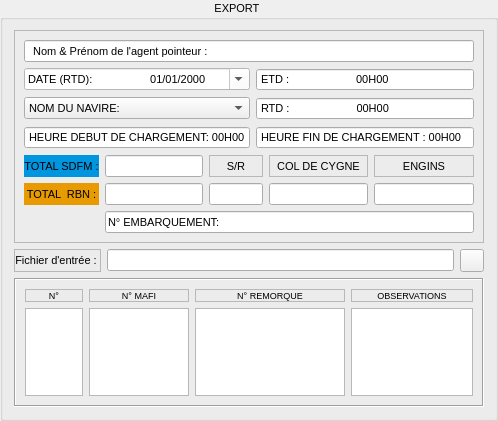
        <widget class="QGroupBox" name="groupBox_3">
         <property name="geometry">
          <rect>
           <x>702</x>
           <y>95</y>
           <width>301</width>
           <height>421</height>
          </rect>
         </property>
         <property name="font">
          <font>
           <family>MS Shell Dlg 2</family>
           <pointsize>8</pointsize>
          </font>
         </property>
         <property name="title">
          <string>                            EXPORT                                    </string>
         </property>
         <property name="alignment">
          <set>Qt::AlignCenter</set>
         </property>
         <property name="flat">
          <bool>false</bool>
         </property>
         <property name="checkable">
          <bool>false</bool>
         </property>
         <layout class="QGridLayout" name="gridLayout_4">
          <item row="0" column="0" colspan="3">
           <widget class="QFrame" name="frame_2">
            <property name="maximumSize">
             <size>
              <width>16777215</width>
              <height>220</height>
             </size>
            </property>
            <property name="font">
             <font>
              <family>MS Shell Dlg 2</family>
              <pointsize>8</pointsize>
             </font>
            </property>
            <property name="frameShape">
             <enum>QFrame::StyledPanel</enum>
            </property>
            <property name="frameShadow">
             <enum>QFrame::Sunken</enum>
            </property>
            <layout class="QGridLayout" name="gridLayout_2">
             <item row="2" column="3" colspan="3">
              <widget class="QTimeEdit" name="timeEdit_11">
               <property name="alignment">
                <set>Qt::AlignLeading|Qt::AlignLeft|Qt::AlignVCenter</set>
               </property>
               <property name="buttonSymbols">
                <enum>QAbstractSpinBox::NoButtons</enum>
               </property>
               <property name="accelerated">
                <bool>false</bool>
               </property>
               <property name="correctionMode">
                <enum>QAbstractSpinBox::CorrectToNearestValue</enum>
               </property>
               <property name="showGroupSeparator" stdset="0">
                <bool>false</bool>
               </property>
               <property name="currentSection">
                <enum>QDateTimeEdit::NoSection</enum>
               </property>
               <property name="displayFormat">
                <string>'RTD :'                      HH'H'mm</string>
               </property>
               <property name="calendarPopup">
                <bool>false</bool>
               </property>
              </widget>
             </item>
             <item row="3" column="3" colspan="3">
              <widget class="QTimeEdit" name="timeEdit_10">
               <property name="alignment">
                <set>Qt::AlignLeading|Qt::AlignLeft|Qt::AlignVCenter</set>
               </property>
               <property name="buttonSymbols">
                <enum>QAbstractSpinBox::NoButtons</enum>
               </property>
               <property name="accelerated">
                <bool>false</bool>
               </property>
               <property name="correctionMode">
                <enum>QAbstractSpinBox::CorrectToNearestValue</enum>
               </property>
               <property name="showGroupSeparator" stdset="0">
                <bool>false</bool>
               </property>
               <property name="currentSection">
                <enum>QDateTimeEdit::NoSection</enum>
               </property>
               <property name="displayFormat">
                <string>'HEURE FIN DE CHARGEMENT :' HH'H'mm</string>
               </property>
               <property name="calendarPopup">
                <bool>false</bool>
               </property>
              </widget>
             </item>
             <item row="4" column="0">
              <widget class="QLabel" name="label_16">
               <property name="styleSheet">
                <string notr="true">background-color: rgb(0, 149, 223);</string>
               </property>
               <property name="text">
                <string>TOTAL SDFM :</string>
               </property>
               <property name="alignment">
                <set>Qt::AlignCenter</set>
               </property>
              </widget>
             </item>
             <item row="4" column="1">
              <widget class="QLineEdit" name="lineEdit_12">
               <property name="alignment">
                <set>Qt::AlignCenter</set>
               </property>
               <property name="readOnly">
                <bool>true</bool>
               </property>
              </widget>
             </item>
             <item row="4" column="4">
              <widget class="QLabel" name="label_13">
               <property name="frameShape">
                <enum>QFrame::StyledPanel</enum>
               </property>
               <property name="text">
                <string>COL DE CYGNE</string>
               </property>
               <property name="alignment">
                <set>Qt::AlignCenter</set>
               </property>
              </widget>
             </item>
             <item row="4" column="5">
              <widget class="QLabel" name="label_15">
               <property name="frameShape">
                <enum>QFrame::StyledPanel</enum>
               </property>
               <property name="text">
                <string>ENGINS</string>
               </property>
               <property name="alignment">
                <set>Qt::AlignCenter</set>
               </property>
              </widget>
             </item>
             <item row="5" column="0">
              <widget class="QLabel" name="label_21">
               <property name="styleSheet">
                <string notr="true">background-color: rgb(232, 155, 0);</string>
               </property>
               <property name="text">
                <string>TOTAL  RBN :</string>
               </property>
               <property name="alignment">
                <set>Qt::AlignCenter</set>
               </property>
              </widget>
             </item>
             <item row="5" column="1">
              <widget class="QLineEdit" name="lineEdit_13">
               <property name="alignment">
                <set>Qt::AlignCenter</set>
               </property>
               <property name="readOnly">
                <bool>true</bool>
               </property>
              </widget>
             </item>
             <item row="5" column="2" colspan="2">
              <widget class="QLineEdit" name="lineEdit_11">
               <property name="alignment">
                <set>Qt::AlignCenter</set>
               </property>
               <property name="readOnly">
                <bool>true</bool>
               </property>
              </widget>
             </item>
             <item row="5" column="4">
              <widget class="QLineEdit" name="lineEdit_9">
               <property name="alignment">
                <set>Qt::AlignCenter</set>
               </property>
               <property name="readOnly">
                <bool>true</bool>
               </property>
              </widget>
             </item>
             <item row="5" column="5">
              <widget class="QLineEdit" name="lineEdit_8">
               <property name="alignment">
                <set>Qt::AlignCenter</set>
               </property>
               <property name="readOnly">
                <bool>true</bool>
               </property>
              </widget>
             </item>
             <item row="6" column="0">
              <spacer name="horizontalSpacer_2">
               <property name="orientation">
                <enum>Qt::Horizontal</enum>
               </property>
               <property name="sizeHint" stdset="0">
                <size>
                 <width>66</width>
                 <height>20</height>
                </size>
               </property>
              </spacer>
             </item>
             <item row="6" column="1" colspan="5">
              <widget class="QLineEdit" name="lineEdit_17">
               <property name="text">
                <string>N° EMBARQUEMENT: </string>
               </property>
              </widget>
             </item>
             <item row="4" column="2" colspan="2">
              <widget class="QLabel" name="label_14">
               <property name="frameShape">
                <enum>QFrame::StyledPanel</enum>
               </property>
               <property name="text">
                <string>S/R</string>
               </property>
               <property name="alignment">
                <set>Qt::AlignCenter</set>
               </property>
              </widget>
             </item>
             <item row="3" column="0" colspan="3">
              <widget class="QTimeEdit" name="timeEdit_9">
               <property name="alignment">
                <set>Qt::AlignLeading|Qt::AlignLeft|Qt::AlignVCenter</set>
               </property>
               <property name="buttonSymbols">
                <enum>QAbstractSpinBox::NoButtons</enum>
               </property>
               <property name="accelerated">
                <bool>false</bool>
               </property>
               <property name="correctionMode">
                <enum>QAbstractSpinBox::CorrectToNearestValue</enum>
               </property>
               <property name="showGroupSeparator" stdset="0">
                <bool>false</bool>
               </property>
               <property name="currentSection">
                <enum>QDateTimeEdit::NoSection</enum>
               </property>
               <property name="displayFormat">
                <string>'HEURE DEBUT DE CHARGEMENT: 'HH'H'mm</string>
               </property>
               <property name="calendarPopup">
                <bool>false</bool>
               </property>
              </widget>
             </item>
             <item row="2" column="0" colspan="3">
              <widget class="QComboBox" name="comboBox_2">
               <property name="minimumSize">
                <size>
                 <width>0</width>
                 <height>22</height>
                </size>
               </property>
               <property name="font">
                <font>
                 <family>MS Shell Dlg 2</family>
                 <pointsize>8</pointsize>
                </font>
               </property>
               <property name="maxVisibleItems">
                <number>22</number>
               </property>
               <property name="insertPolicy">
                <enum>QComboBox::InsertAfterCurrent</enum>
               </property>
               <item>
                <property name="text">
                 <string>NOM DU NAVIRE:</string>
                </property>
                <property name="icon">
                 <iconset>
                  <normaloff>../img/navire.png</normaloff>../img/navire.png</iconset>
                </property>
               </item>
              </widget>
             </item>
             <item row="1" column="3" colspan="3">
              <widget class="QTimeEdit" name="timeEdit_8">
               <property name="alignment">
                <set>Qt::AlignLeading|Qt::AlignLeft|Qt::AlignVCenter</set>
               </property>
               <property name="buttonSymbols">
                <enum>QAbstractSpinBox::NoButtons</enum>
               </property>
               <property name="accelerated">
                <bool>false</bool>
               </property>
               <property name="correctionMode">
                <enum>QAbstractSpinBox::CorrectToNearestValue</enum>
               </property>
               <property name="showGroupSeparator" stdset="0">
                <bool>false</bool>
               </property>
               <property name="currentSection">
                <enum>QDateTimeEdit::NoSection</enum>
               </property>
               <property name="displayFormat">
                <string>'ETD :'                      HH'H'mm</string>
               </property>
               <property name="calendarPopup">
                <bool>false</bool>
               </property>
              </widget>
             </item>
             <item row="1" column="0" colspan="3">
              <widget class="QDateEdit" name="dateEdit_3">
               <property name="font">
                <font>
                 <family>MS Shell Dlg 2</family>
                 <pointsize>8</pointsize>
                </font>
               </property>
               <property name="styleSheet">
                <string notr="true">background-color: rgb(255, 255, 255);</string>
               </property>
               <property name="alignment">
                <set>Qt::AlignLeading|Qt::AlignLeft|Qt::AlignVCenter</set>
               </property>
               <property name="displayFormat">
                <string>'DATE (RTD): '                  dd/MM/yyyy</string>
               </property>
               <property name="calendarPopup">
                <bool>true</bool>
               </property>
              </widget>
             </item>
             <item row="0" column="0" colspan="6">
              <widget class="QLineEdit" name="lineEdit_10">
               <property name="font">
                <font>
                 <family>MS Shell Dlg 2</family>
                 <pointsize>8</pointsize>
                </font>
               </property>
               <property name="text">
                <string>  Nom &amp; Prénom de l'agent pointeur :  </string>
               </property>
               <property name="alignment">
                <set>Qt::AlignLeading|Qt::AlignLeft|Qt::AlignVCenter</set>
               </property>
              </widget>
             </item>
            </layout>
           </widget>
          </item>
          <item row="1" column="0">
           <widget class="QLabel" name="label_22">
            <property name="font">
             <font>
              <family>MS Shell Dlg 2</family>
              <pointsize>8</pointsize>
             </font>
            </property>
            <property name="frameShape">
             <enum>QFrame::StyledPanel</enum>
            </property>
            <property name="frameShadow">
             <enum>QFrame::Raised</enum>
            </property>
            <property name="text">
             <string>Fichier d'entrée : </string>
            </property>
            <property name="alignment">
             <set>Qt::AlignCenter</set>
            </property>
           </widget>
          </item>
          <item row="1" column="1">
           <widget class="QLineEdit" name="lineEdit_14">
            <property name="alignment">
             <set>Qt::AlignCenter</set>
            </property>
            <property name="readOnly">
             <bool>true</bool>
            </property>
           </widget>
          </item>
          <item row="1" column="2">
           <widget class="QToolButton" name="toolButton_2">
            <property name="text">
             <string/>
            </property>
            <property name="icon">
             <iconset>
              <normaloff>../img/exceller.png</normaloff>../img/exceller.png</iconset>
            </property>
           </widget>
          </item>
          <item row="2" column="0" colspan="3">
           <widget class="QFrame" name="frame_7">
            <property name="font">
             <font>
              <family>MS Shell Dlg 2</family>
              <pointsize>7</pointsize>
             </font>
            </property>
            <property name="styleSheet">
             <string notr="true"/>
            </property>
            <property name="frameShape">
             <enum>QFrame::Box</enum>
            </property>
            <property name="frameShadow">
             <enum>QFrame::Sunken</enum>
            </property>
            <layout class="QGridLayout" name="gridLayout_8">
             <item row="0" column="0">
              <widget class="QLabel" name="label_23">
               <property name="frameShape">
                <enum>QFrame::StyledPanel</enum>
               </property>
               <property name="frameShadow">
                <enum>QFrame::Sunken</enum>
               </property>
               <property name="text">
                <string>N°</string>
               </property>
               <property name="alignment">
                <set>Qt::AlignCenter</set>
               </property>
              </widget>
             </item>
             <item row="0" column="1">
              <widget class="QLabel" name="label_24">
               <property name="frameShape">
                <enum>QFrame::StyledPanel</enum>
               </property>
               <property name="frameShadow">
                <enum>QFrame::Sunken</enum>
               </property>
               <property name="text">
                <string>N° MAFI</string>
               </property>
               <property name="alignment">
                <set>Qt::AlignCenter</set>
               </property>
              </widget>
             </item>
             <item row="0" column="2">
              <widget class="QLabel" name="label_25">
               <property name="frameShape">
                <enum>QFrame::StyledPanel</enum>
               </property>
               <property name="frameShadow">
                <enum>QFrame::Sunken</enum>
               </property>
               <property name="text">
                <string>N° REMORQUE</string>
               </property>
               <property name="alignment">
                <set>Qt::AlignCenter</set>
               </property>
              </widget>
             </item>
             <item row="0" column="3">
              <widget class="QLabel" name="label_26">
               <property name="frameShape">
                <enum>QFrame::StyledPanel</enum>
               </property>
               <property name="frameShadow">
                <enum>QFrame::Sunken</enum>
               </property>
               <property name="text">
                <string>OBSERVATIONS</string>
               </property>
               <property name="alignment">
                <set>Qt::AlignCenter</set>
               </property>
              </widget>
             </item>
             <item row="1" column="0">
              <widget class="QPlainTextEdit" name="plainTextEdit_5">
               <property name="maximumSize">
                <size>
                 <width>58</width>
                 <height>16777215</height>
                </size>
               </property>
               <property name="frameShadow">
                <enum>QFrame::Raised</enum>
               </property>
              </widget>
             </item>
             <item row="1" column="1">
              <widget class="QPlainTextEdit" name="plainTextEdit_6">
               <property name="minimumSize">
                <size>
                 <width>100</width>
                 <height>0</height>
                </size>
               </property>
               <property name="maximumSize">
                <size>
                 <width>100</width>
                 <height>16777215</height>
                </size>
               </property>
               <property name="frameShadow">
                <enum>QFrame::Raised</enum>
               </property>
              </widget>
             </item>
             <item row="1" column="2">
              <widget class="QPlainTextEdit" name="plainTextEdit_7">
               <property name="minimumSize">
                <size>
                 <width>150</width>
                 <height>0</height>
                </size>
               </property>
               <property name="maximumSize">
                <size>
                 <width>100</width>
                 <height>16777215</height>
                </size>
               </property>
               <property name="frameShadow">
                <enum>QFrame::Raised</enum>
               </property>
              </widget>
             </item>
             <item row="1" column="3">
              <widget class="QPlainTextEdit" name="plainTextEdit_8">
               <property name="frameShadow">
                <enum>QFrame::Raised</enum>
               </property>
              </widget>
             </item>
            </layout>
           </widget>
          </item>
         </layout>
        </widget>
